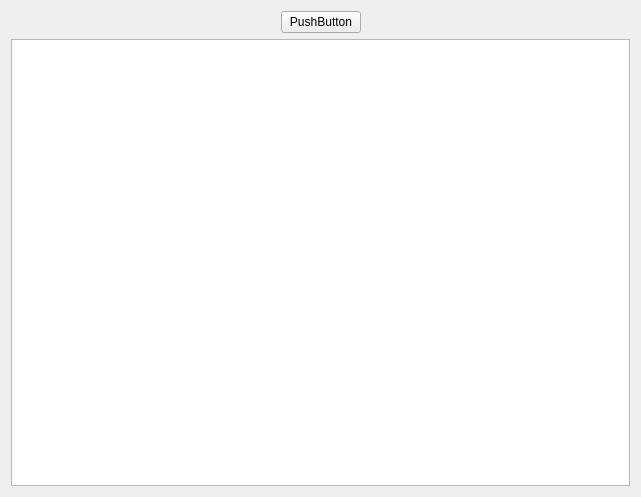
<?xml version="1.0" encoding="UTF-8"?>
<ui version="4.0">
 <class>Form</class>
 <widget class="QWidget" name="Form">
  <property name="geometry">
   <rect>
    <x>0</x>
    <y>0</y>
    <width>641</width>
    <height>497</height>
   </rect>
  </property>
  <property name="windowTitle">
   <string>Form</string>
  </property>
  <layout class="QVBoxLayout" name="verticalLayout">
   <item>
    <layout class="QHBoxLayout" name="horizontalLayout">
     <item>
      <spacer name="horizontalSpacer">
       <property name="orientation">
        <enum>Qt::Horizontal</enum>
       </property>
       <property name="sizeHint" stdset="0">
        <size>
         <width>40</width>
         <height>20</height>
        </size>
       </property>
      </spacer>
     </item>
     <item>
      <widget class="QPushButton" name="pushButton">
       <property name="text">
        <string>PushButton</string>
       </property>
      </widget>
     </item>
     <item>
      <spacer name="horizontalSpacer_2">
       <property name="orientation">
        <enum>Qt::Horizontal</enum>
       </property>
       <property name="sizeHint" stdset="0">
        <size>
         <width>40</width>
         <height>20</height>
        </size>
       </property>
      </spacer>
     </item>
    </layout>
   </item>
   <item>
    <widget class="QTableWidget" name="tableWidget"/>
   </item>
  </layout>
 </widget>
 <resources/>
 <connections/>
</ui>
